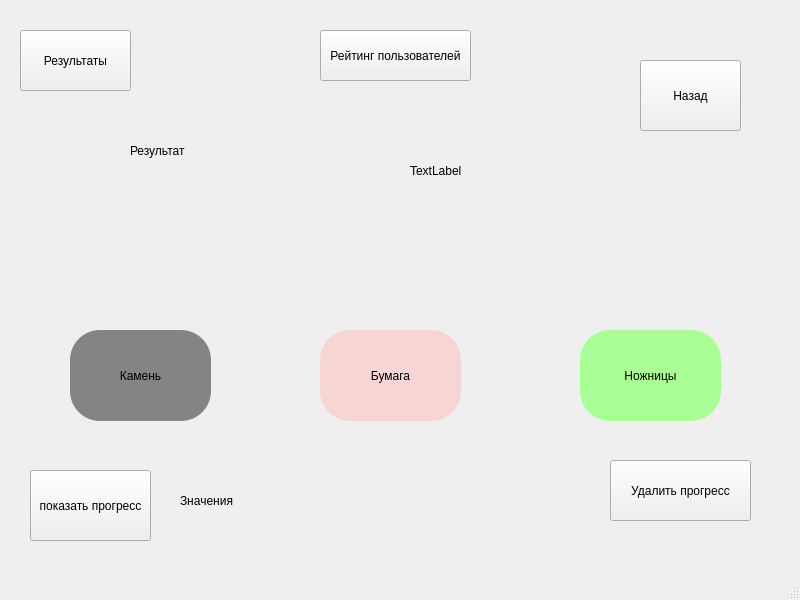
<?xml version="1.0" encoding="UTF-8"?>
<ui version="4.0">
 <class>MainWindow</class>
 <widget class="QMainWindow" name="MainWindow">
  <property name="geometry">
   <rect>
    <x>0</x>
    <y>0</y>
    <width>800</width>
    <height>600</height>
   </rect>
  </property>
  <property name="windowTitle">
   <string>MainWindow</string>
  </property>
  <widget class="QWidget" name="centralwidget">
   <widget class="QPushButton" name="pushStone">
    <property name="geometry">
     <rect>
      <x>70</x>
      <y>330</y>
      <width>141</width>
      <height>91</height>
     </rect>
    </property>
    <property name="cursor">
     <cursorShape>PointingHandCursor</cursorShape>
    </property>
    <property name="styleSheet">
     <string notr="true">background-color: rgb(132, 132, 132);
border-radius: 30px;</string>
    </property>
    <property name="text">
     <string>Камень</string>
    </property>
   </widget>
   <widget class="QPushButton" name="pushPaper">
    <property name="geometry">
     <rect>
      <x>320</x>
      <y>330</y>
      <width>141</width>
      <height>91</height>
     </rect>
    </property>
    <property name="cursor">
     <cursorShape>PointingHandCursor</cursorShape>
    </property>
    <property name="styleSheet">
     <string notr="true">background-color: rgb(247, 213, 213);
border-radius: 30px;</string>
    </property>
    <property name="text">
     <string>Бумага</string>
    </property>
   </widget>
   <widget class="QPushButton" name="pushScissors">
    <property name="geometry">
     <rect>
      <x>580</x>
      <y>330</y>
      <width>141</width>
      <height>91</height>
     </rect>
    </property>
    <property name="cursor">
     <cursorShape>PointingHandCursor</cursorShape>
    </property>
    <property name="styleSheet">
     <string notr="true">background-color: rgb(169, 255, 149);
border-radius: 30px;</string>
    </property>
    <property name="text">
     <string>Ножницы</string>
    </property>
   </widget>
   <widget class="QLabel" name="label">
    <property name="geometry">
     <rect>
      <x>410</x>
      <y>140</y>
      <width>281</width>
      <height>61</height>
     </rect>
    </property>
    <property name="text">
     <string>TextLabel</string>
    </property>
   </widget>
   <widget class="QLabel" name="label_2">
    <property name="geometry">
     <rect>
      <x>130</x>
      <y>110</y>
      <width>191</width>
      <height>81</height>
     </rect>
    </property>
    <property name="text">
     <string>Результат</string>
    </property>
   </widget>
   <widget class="QPushButton" name="pushButton">
    <property name="geometry">
     <rect>
      <x>640</x>
      <y>60</y>
      <width>101</width>
      <height>71</height>
     </rect>
    </property>
    <property name="text">
     <string>Назад</string>
    </property>
   </widget>
   <widget class="QLabel" name="label_3">
    <property name="geometry">
     <rect>
      <x>180</x>
      <y>480</y>
      <width>381</width>
      <height>41</height>
     </rect>
    </property>
    <property name="text">
     <string>Значения</string>
    </property>
   </widget>
   <widget class="QPushButton" name="show_progress_Button">
    <property name="geometry">
     <rect>
      <x>30</x>
      <y>470</y>
      <width>121</width>
      <height>71</height>
     </rect>
    </property>
    <property name="text">
     <string>показать прогресс</string>
    </property>
   </widget>
   <widget class="QPushButton" name="deleteButton">
    <property name="geometry">
     <rect>
      <x>610</x>
      <y>460</y>
      <width>141</width>
      <height>61</height>
     </rect>
    </property>
    <property name="text">
     <string>Удалить прогресс</string>
    </property>
   </widget>
   <widget class="QPushButton" name="pushButton_2">
    <property name="geometry">
     <rect>
      <x>20</x>
      <y>30</y>
      <width>111</width>
      <height>61</height>
     </rect>
    </property>
    <property name="text">
     <string>Результаты</string>
    </property>
   </widget>
   <widget class="QPushButton" name="ratingButton">
    <property name="geometry">
     <rect>
      <x>320</x>
      <y>30</y>
      <width>151</width>
      <height>51</height>
     </rect>
    </property>
    <property name="text">
     <string>Рейтинг пользователей</string>
    </property>
   </widget>
  </widget>
  <widget class="QMenuBar" name="menubar">
   <property name="geometry">
    <rect>
     <x>0</x>
     <y>0</y>
     <width>800</width>
     <height>26</height>
    </rect>
   </property>
  </widget>
  <widget class="QStatusBar" name="statusbar"/>
 </widget>
 <resources/>
 <connections/>
</ui>
